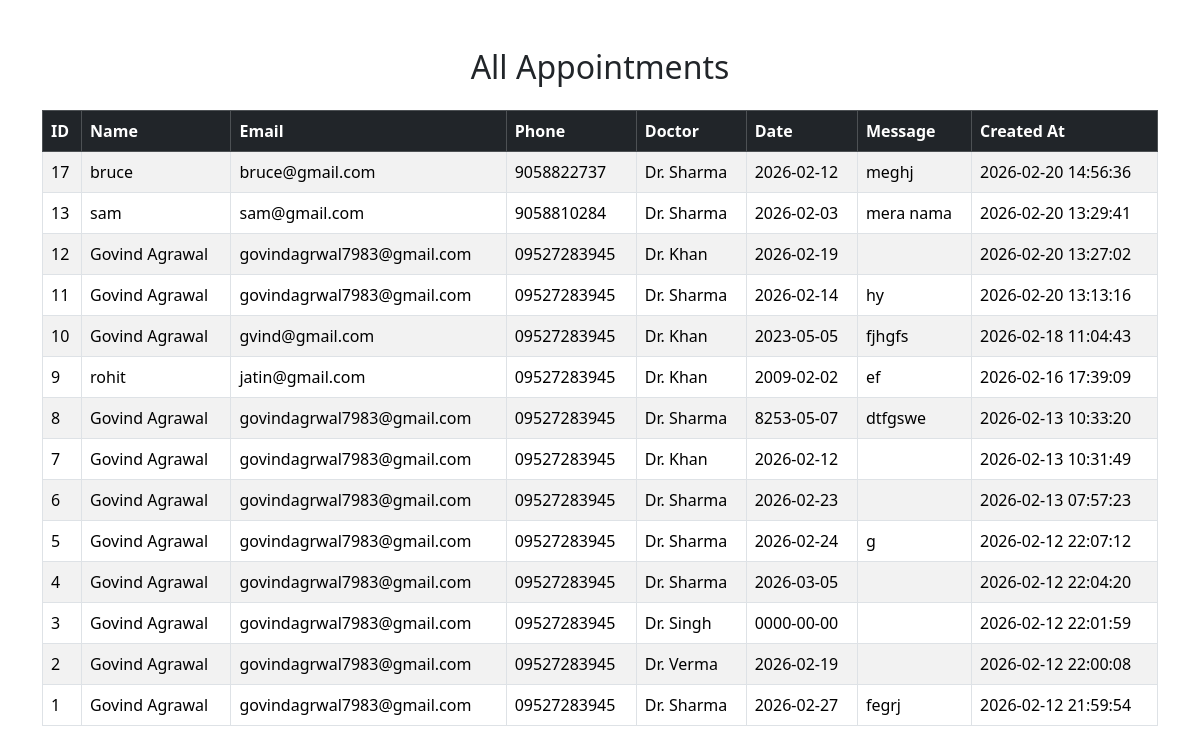
The app's page /admin_appointments.php with its own data.
### tables this page shows
CREATE TABLE `appointments` (
  `id` int(11) NOT NULL,
  `name` varchar(100) NOT NULL,
  `email` varchar(100) NOT NULL,
  `phone` varchar(20) NOT NULL,
  `doctor` varchar(100) NOT NULL,
  `appointment_date` date NOT NULL,
  `message` text DEFAULT NULL,
  `created_at` timestamp NOT NULL DEFAULT current_timestamp()
);

### admin_appointments.php (the view, shortened to what this page needs)
<?php
include("config.php");
?>
<!DOCTYPE html>
<html>
<head>
<link href="https://cdn.jsdelivr.net/npm/bootstrap@5.3.2/dist/css/bootstrap.min.css" rel="stylesheet">
</head>
<body>
<div class="container mt-5">
<h2 class="mb-4 text-center">All Appointments</h2>
<table class="table table-bordered table-striped">
<thead class="table-dark">
<tr>
<th>ID</th>
<th>Name</th>
<th>Email</th>
<th>Phone</th>
<th>Doctor</th>
<th>Date</th>
<th>Message</th>
<th>Created At</th>
</tr>
</thead>
<tbody>
<?php
$query = "SELECT * FROM Appointments ORDER BY id DESC";
$result = mysqli_query($conn, $query);
while($row = mysqli_fetch_assoc($result)){
?>
<tr>
<td><?php echo $row['id']; ?></td>
<td><?php echo $row['name']; ?></td>
<td><?php echo $row['email']; ?></td>
<td><?php echo $row['phone']; ?></td>
<td><?php echo $row['doctor']; ?></td>
<td><?php echo $row['appointment_date']; ?></td>
<td><?php echo $row['message']; ?></td>
<td><?php echo $row['created_at']; ?></td>
</tr>
<?php } ?>
</tbody>
</table>
</div>
</body>
</html>

### records on screen
appointments: id "17", name "bruce", email "bruce@gmail.com", phone "9058822737", doctor "Dr. Sharma", appointment_date "2026-02-12", message "meghj", created_at "2026-02-20 14:56:36"
appointments: id "13", name "sam", email "sam@gmail.com", phone "9058810284", doctor "Dr. Sharma", appointment_date "2026-02-03", message "mera nama", created_at "2026-02-20 13:29:41"
appointments: id "12", name "Govind Agrawal", email "govindagrwal7983@gmail.com", phone "09527283945", doctor "Dr. Khan", appointment_date "2026-02-19", created_at "2026-02-20 13:27:02"
appointments: id "11", name "Govind Agrawal", email "govindagrwal7983@gmail.com", phone "09527283945", doctor "Dr. Sharma", appointment_date "2026-02-14", message "hy", created_at "2026-02-20 13:13:16"
appointments: id "10", name "Govind Agrawal", email "gvind@gmail.com", phone "09527283945", doctor "Dr. Khan", appointment_date "2023-05-05", message "fjhgfs", created_at "2026-02-18 11:04:43"
appointments: id "9", name "rohit", email "jatin@gmail.com", phone "09527283945", doctor "Dr. Khan", appointment_date "2009-02-02", message "ef", created_at "2026-02-16 17:39:09"
appointments: id "8", name "Govind Agrawal", email "govindagrwal7983@gmail.com", phone "09527283945", doctor "Dr. Sharma", appointment_date "8253-05-07", message "dtfgswe", created_at "2026-02-13 10:33:20"
appointments: id "7", name "Govind Agrawal", email "govindagrwal7983@gmail.com", phone "09527283945", doctor "Dr. Khan", appointment_date "2026-02-12", created_at "2026-02-13 10:31:49"
appointments: id "6", name "Govind Agrawal", email "govindagrwal7983@gmail.com", phone "09527283945", doctor "Dr. Sharma", appointment_date "2026-02-23", created_at "2026-02-13 07:57:23"
appointments: id "5", name "Govind Agrawal", email "govindagrwal7983@gmail.com", phone "09527283945", doctor "Dr. Sharma", appointment_date "2026-02-24", message "g", created_at "2026-02-12 22:07:12"
appointments: id "4", name "Govind Agrawal", email "govindagrwal7983@gmail.com", phone "09527283945", doctor "Dr. Sharma", appointment_date "2026-03-05", created_at "2026-02-12 22:04:20"
appointments: id "3", name "Govind Agrawal", email "govindagrwal7983@gmail.com", phone "09527283945", doctor "Dr. Singh", appointment_date "0000-00-00", created_at "2026-02-12 22:01:59"
appointments: id "2", name "Govind Agrawal", email "govindagrwal7983@gmail.com", phone "09527283945", doctor "Dr. Verma", appointment_date "2026-02-19", created_at "2026-02-12 22:00:08"
appointments: id "1", name "Govind Agrawal", email "govindagrwal7983@gmail.com", phone "09527283945", doctor "Dr. Sharma", appointment_date "2026-02-27", message "fegrj", created_at "2026-02-12 21:59:54"
